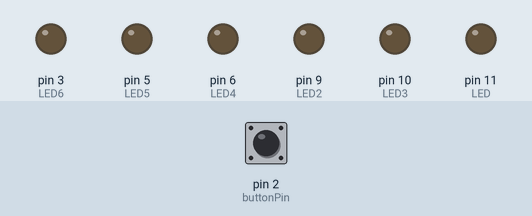
Simulated run of this sketch. Board: Arduino Uno, built with avr-gcc and run on an emulated ATmega328P. Parts: output pins drawn as LEDs (lit = HIGH). The test bench sets the inputs (shaded band); at power-on: pin 2 (buttonPin) LOW.

Above: at 1.2 s.
1.3 s: pin 2 (buttonPin) pulled HIGH for 0.15 s
At 3.4 s:
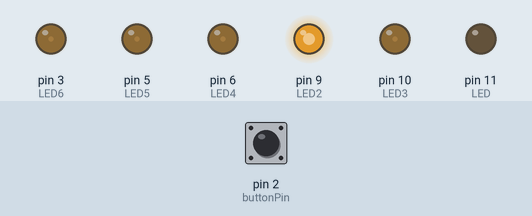
At 3.9 s:
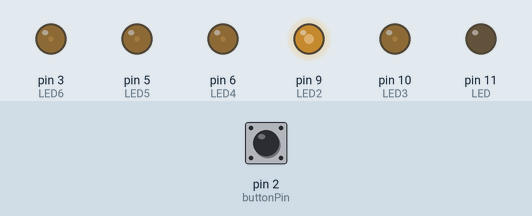
7.3 s: pin 2 (buttonPin) pulled HIGH for 3.2 s
At 18.4 s:
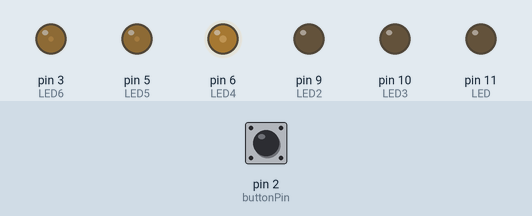
Timing chart, 0 to 20.1 s (numbered marks = the images above; inputs shaded):
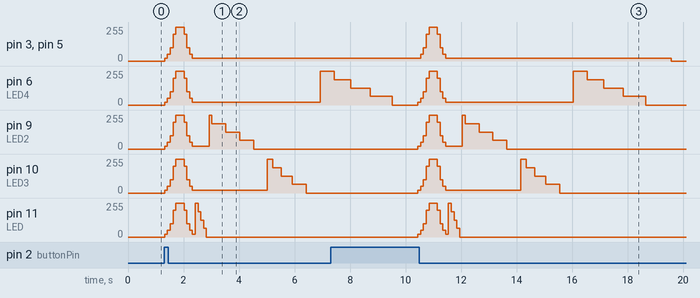

The sketch:

SS7_ARLighting.ino
```cpp
const int buttonPin = 2;     // creates variable called buttonPin and assigns value of 2
const int LED =  11;
const int LED2 =  9;
const int LED3 =  10;
const int LED4 =  6;
const int LED5 = 5;
const int LED6 = 3;

// sets up integer variable that will change over time
int buttonState = 0;         // creates variable to track buttonState, assigns initial value of 0


// setup runs once at startup
void setup() {
  pinMode(LED, OUTPUT);         // initialize LED pin as an output.
  pinMode(LED2, OUTPUT);
  pinMode(LED3, OUTPUT);
  pinMode(LED4, OUTPUT);
  pinMode(LED5, OUTPUT);
  pinMode(LED6, OUTPUT);
  pinMode(buttonPin, INPUT);   // initialize pushbutton pin as an input.
}

// loop runs infinitely
void loop() {
  buttonState = digitalRead(buttonPin);    // read the state of the pushbutton value
  delay (20); //small delay for debouncing, to increase accuracy

  if (buttonState == HIGH) {      // if button is pressed (voltage received on pin 2)

  analogWrite(LED, 20);
  analogWrite(LED2, 20);
  analogWrite(LED3, 20);
  analogWrite(LED4, 20);
  analogWrite(LED5, 20);
  analogWrite(LED6, 20);
  delay(100);
  analogWrite(LED, 50);
  analogWrite(LED2, 50);
  analogWrite(LED3, 50);
  analogWrite(LED4, 50);
  analogWrite(LED5, 50);
  analogWrite(LED6, 50);
  delay(100);
  analogWrite(LED, 100);
  analogWrite(LED2, 100);
  analogWrite(LED3, 100);
  analogWrite(LED4, 100);
  analogWrite(LED5, 100);
  analogWrite(LED6, 100);
  delay(100);
  analogWrite(LED, 200);
  analogWrite(LED2, 200);
  analogWrite(LED3, 200);
  analogWrite(LED4, 200);
  analogWrite(LED5, 200);
  analogWrite(LED6, 200);
  delay(100);
  analogWrite(LED, 255);
  analogWrite(LED2, 255);
  analogWrite(LED3, 255);
  analogWrite(LED4, 255);
  analogWrite(LED5, 255);
  analogWrite(LED6, 255);
  delay(200);


  analogWrite(LED, 255);
  analogWrite(LED2, 255);
  analogWrite(LED3, 255);
  analogWrite(LED4, 255);
  analogWrite(LED5, 255);
  analogWrite(LED6, 255);
  delay(100);
  analogWrite(LED, 200);
  analogWrite(LED2, 200);
  analogWrite(LED3, 200);
  analogWrite(LED4, 200);
  analogWrite(LED5, 200);
  analogWrite(LED6, 200);
  delay(100);
  analogWrite(LED, 100);
  analogWrite(LED2, 100);
  analogWrite(LED3, 100);
  analogWrite(LED4, 100);
  analogWrite(LED5, 100);
  analogWrite(LED6, 100);
  delay(100);
  analogWrite(LED, 50);
  analogWrite(LED2, 50);
  analogWrite(LED3, 50);
  analogWrite(LED4, 50);
  analogWrite(LED5, 50);
  analogWrite(LED6, 50);
  delay(100);
  analogWrite(LED, 20);
  analogWrite(LED2, 20);
  analogWrite(LED3, 20);
  analogWrite(LED4, 20);
  analogWrite(LED5, 20);
  analogWrite(LED6, 20);
  delay(100);

  analogWrite(LED, 255);
  delay(100);
  analogWrite(LED, 191);
  delay(100);
  analogWrite(LED, 127);
  delay(100);
  analogWrite(LED, 64);
  delay(100);
  analogWrite(LED, 0);
  delay(100);

  analogWrite(LED2, 255);
  delay(100);
  analogWrite(LED2, 191);
  delay(500);
  analogWrite(LED2, 127);
  delay(500);
  analogWrite(LED2, 64);
  delay(500);
  analogWrite(LED2, 0);
  delay(500);

  analogWrite(LED3, 255);
  delay(200);
  analogWrite(LED3, 191);
  delay(300);
  analogWrite(LED3, 127);
  delay(400);
  analogWrite(LED3, 64);
  delay(500);
  analogWrite(LED3, 0);
  delay(500);

  analogWrite(LED4, 255);
  delay(500);
  analogWrite(LED4, 191);
  delay(600);
  analogWrite(LED4, 127);
  delay(700);
  analogWrite(LED4, 64);
  delay(800);
  analogWrite(LED4, 0);
  delay(900);


  }

  else {
    digitalWrite(LED, LOW);
    digitalWrite(LED2, LOW);
    digitalWrite(LED3, LOW);
    digitalWrite(LED4, LOW);
    digitalWrite(LED5, LOW);
    digitalWrite(LED6, LOW);

  }
}
```

Measured:
- after the input at 1.3 s, pin 3 (LED6), pin 5 (LED5): 0/255 → 20/255 at once, → 50/255 0.10 s later, → 100/255 0.10 s later, → 200/255 0.10 s later, … (9 changes in this stretch)
